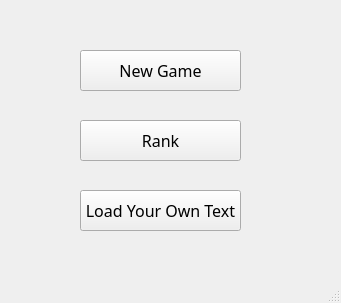
<?xml version="1.0" encoding="UTF-8"?>
<ui version="4.0">
 <class>Menu</class>
 <widget class="QMainWindow" name="Menu">
  <property name="geometry">
   <rect>
    <x>0</x>
    <y>0</y>
    <width>341</width>
    <height>303</height>
   </rect>
  </property>
  <property name="windowTitle">
   <string>MainWindow</string>
  </property>
  <widget class="QWidget" name="centralwidget">
   <widget class="QPushButton" name="pushButton">
    <property name="geometry">
     <rect>
      <x>80</x>
      <y>50</y>
      <width>161</width>
      <height>41</height>
     </rect>
    </property>
    <property name="font">
     <font>
      <family>微軟正黑體</family>
      <pointsize>12</pointsize>
     </font>
    </property>
    <property name="text">
     <string>New Game</string>
    </property>
   </widget>
   <widget class="QPushButton" name="pushButton_2">
    <property name="geometry">
     <rect>
      <x>80</x>
      <y>120</y>
      <width>161</width>
      <height>41</height>
     </rect>
    </property>
    <property name="font">
     <font>
      <family>微軟正黑體</family>
      <pointsize>12</pointsize>
     </font>
    </property>
    <property name="text">
     <string>Rank</string>
    </property>
   </widget>
   <widget class="QPushButton" name="pushButton_3">
    <property name="geometry">
     <rect>
      <x>80</x>
      <y>190</y>
      <width>161</width>
      <height>41</height>
     </rect>
    </property>
    <property name="font">
     <font>
      <family>微軟正黑體</family>
      <pointsize>12</pointsize>
     </font>
    </property>
    <property name="text">
     <string>Load Your Own Text</string>
    </property>
   </widget>
  </widget>
  <widget class="QMenuBar" name="menubar">
   <property name="geometry">
    <rect>
     <x>0</x>
     <y>0</y>
     <width>341</width>
     <height>21</height>
    </rect>
   </property>
  </widget>
  <widget class="QStatusBar" name="statusbar"/>
 </widget>
 <resources/>
 <connections/>
</ui>
